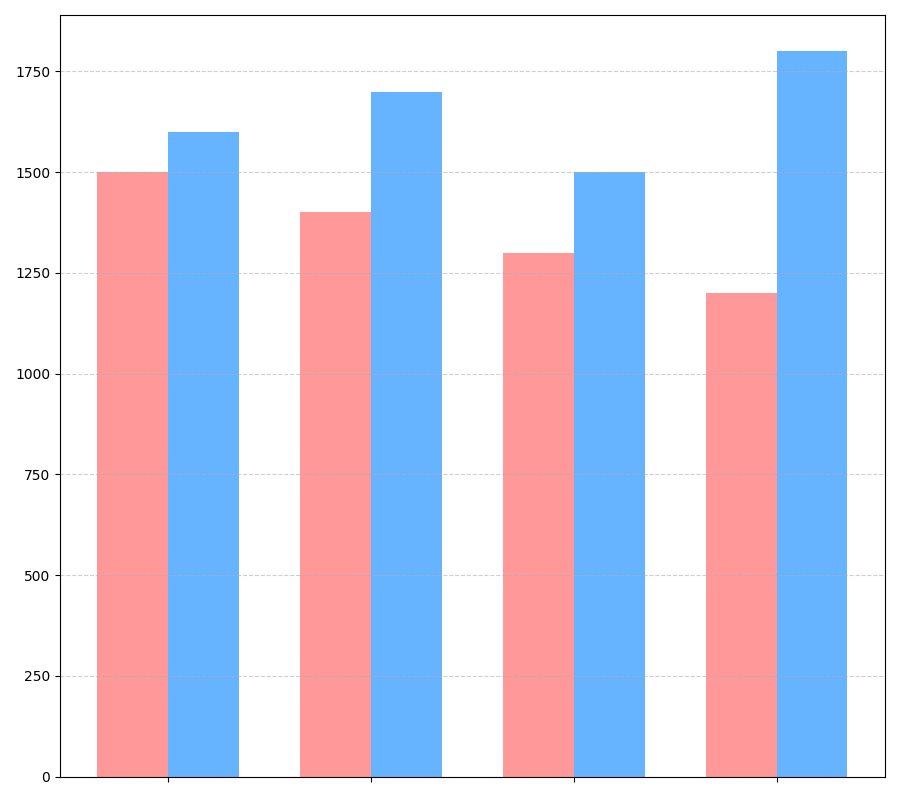

Python code for this plot:
import matplotlib.pyplot as plt
import numpy as np

# Define regions and sales data
regions = ['North', 'South', 'East', 'West']
fruit_juice_sales = [1200, 1500, 1400, 1300]
soda_sales = [1800, 1600, 1700, 1500]

# Sort sales data in descending order along with corresponding regions
sorted_data = sorted(zip(fruit_juice_sales, soda_sales, regions), reverse=True)
fruit_juice_sales, soda_sales, regions = zip(*sorted_data)

# Position of bars on x-axis
x = np.arange(len(regions))

# Width of a bar
width = 0.35

# Create a single subplot
fig, ax1 = plt.subplots(figsize=(9, 8))

# Bar chart for sales performance
ax1.bar(x - width/2, fruit_juice_sales, width, color='#ff9999')
ax1.bar(x + width/2, soda_sales, width, color='#66b3ff')

# Customization
ax1.set_xticks(x)
ax1.set_xticklabels([])  # Remove x-axis labels
ax1.grid(axis='y', linestyle='--', alpha=0.6)
ax1.legend().set_visible(False)  # Remove legend

# Automatically adjust layout
plt.tight_layout()

# Show the plot
plt.show()
